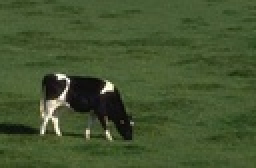
%> input picture cv_lab05_image segmentation/cv_lab05_code/cow.jpg, 128 x 84 px, shrunk from 300 x 196 before the run (shown 2 times larger)
$ octave --eval "run_ex5;"   (GNU Octave 9; MATLAB toolbox functions it lacks are replaced by stand-ins)
%> lines starting %> are read from the running program, lines starting %| are printed output that depends on the picture
### cv_lab05_image segmentation/cv_lab05_code/EM.m
function [map cluster] = EM(img)
img = im2double(img);
[m,n,d]=size(img);
A=reshape(img,[],d);
k=5;
% use function generate_mu to initialize mus
mu_init=generate_mu(A,k)
% use function generate_cov to initialize covariances
var_init=generate_cov(A,k)
alpha_init=ones(1,k)/k
P = expectation(mu_init,var_init,alpha_init,A);
threshold=0.0005;
premu=mu_init
distance=10;
% iterate between maximization and expectation
while distance>threshold
    [mu, var, alpha] = maximization(P, A);
    distance=norm(abs(mu-premu))
    P = expectation(mu,var,alpha,A);
    premu=mu;
end
mu
var
alpha
map=visualizeMostLikelySegments(img,alpha,mu,var);
cluster=mu';
end

### cv_lab05_image segmentation/cv_lab05_code/generate_mu.m
% Generate initial values for mu
% K is the number of segments

function mu = generate_mu(A, K)
d=size(A,2);
mu=zeros(d,K);
amax=max(A);
amin=min(A);
range = repmat((amax-amin)',1,K);
mu = range.*rand([d,K])+repmat(amin',1,K);
end

### cv_lab05_image segmentation/cv_lab05_code/generate_cov.m
% Generate initial values for the K
% covariance matrices

function cov_init = generate_cov(A, K)
d=size(A,2);
for i=1:d
    acov(i)=var(A(:,i));
end
for i=1:K
    cov_init(:,:,i)=[acov(1) 0 0;
    0 acov(2) 0;
    0 0 acov(3)];
end
end

### cv_lab05_image segmentation/cv_lab05_code/expectation.m
function P = expectation(mu,var,alpha,X)
[L,f]=size(X);
K = length(alpha);
y=zeros(L,K);
ysum=zeros(L,1);

for i=1:1:K
    y(:,i)=alpha(i)*mvnpdf(X,mu(:,i)',var(:,:,i));
    ysum=ysum+y(:,i);
end
P=bsxfun(@rdivide,y,ysum);
end

### cv_lab05_image segmentation/cv_lab05_code/maximization.m
function [mu, var, alpha] = maximization(P, X)
[L,K] = size(P);
f=size(X,2);
alpha=mean(P);
mu=bsxfun(@rdivide,X'*P,sum(P));
var=zeros(f,f,K);
for i=1:K
    y=zeros(f,f);
    for j=1:L
        d=X(j,:)'-mu(:,i);
        y=y+P(j,i)*(d*d');
    end
    var(:,:,i)=y/sum(P(:,i));
end
% [5 lines of commented-out code are left out]
end

### cv_lab05_image segmentation/cv_lab05_code/visualizeMostLikelySegments.m
function ids = visualizeMostLikelySegments(I,alpha,mu,cov)

% you may use this function to visualize the currently
% most likely segments memberships (e.g. for debugging)
% I contains the features and is of size m x n x d, where m x n is the size of the image
% and d is the dimension of the features (3 for Lab color)

% use imagesc to draw the image

I = im2double(I);
K = length(alpha);

scores = zeros(size(I,1),size(I,2),K);

for i=1:K
   Imat = reshape(I,[size(I,1)*size(I,2),size(I,3)]);
   muMat = repmat(mu(:,i),[1,size(I,1)*size(I,2)]);
   Imu = Imat'-muMat;
   covMat = cov(:,:,i)^-1;
   covMatImu = covMat*Imu;
   covMatImucovMat = sum(covMatImu.*Imu,1);
   lik = 1/((2*pi)^(0.5*K))*(det(covMat))^0.5 * exp(-0.5*covMatImucovMat);
   scores(:,:,i) = alpha(i) * reshape(lik,[size(I,1),size(I,2)]);
end

[s ids] = max(scores,[],3);
% figure;
% imagesc(ids);

end

### cv_lab05_image segmentation/cv_lab05_code/visualizeSegmentationResults.m
function visualizeSegmentationResults (map,vals)

% vals contains K values of dimension D
% in a K x D matrix

K = size(vals,1);
D = size(vals,2);

figure;
imagesc(map);

valImg = zeros(size(map,1),size(map,2),D);

for d=1:D
    valImgd = zeros(size(map,1),size(map,2));
    for k=1:K
        valImgd = valImgd + (map==k) * vals(k,d);
    end
    valImg(:,:,d) = valImgd;
end

% valImg = 255*(valImg);
figure;
imshow(valImg);

end

### cv_lab05_image segmentation/cv_lab05_code/exercise5.m
function run_ex5()
close all;
% load image
img = imread('cow.jpg');
%> img is the input picture: size 84x128x3 uint8; mean R, G, B 68, 84.8, 47.4
% for faster debugging you might want to decrease the size of your image
img= imresize(img, 1);
% (especially for the mean-shift part!)

figure, imshow(img), title('original image')

% smooth image (6.1a)
% (replace the following line with your code for the smoothing of the image)
f=fspecial('gaussian',[5 5],5);
imgSmoothed = imfilter(img,f);
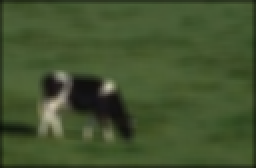
%> imgSmoothed: size 84x128x3 uint8 (shown 2 times larger); mean R, G, B 66.5, 82.9, 46.4
figure, imshow(imgSmoothed), title('smoothed image')

% convert to L*a*b* image (6.1b)
% (replace the folliwing line with your code to convert the image to lab
% space
cform = makecform('srgb2lab');
imglab= applycform(imgSmoothed,cform);
%> imglab: size 84x128x3 uint8; mean of channels 1, 2, 3 84, 116, 147.1
figure, imshow(imglab), title('l*a*b* image')

% (6.2)
% [mapMS peak] = meanshiftSeg(imglab)
% visualizeSegmentationResults (mapMS,peak);

% (6.3)
[mapEM cluster] = EM(imglab);
%> in EM, `img = im2double(img);`: img: size 84x128x3 double; mean of channels 1, 2, 3 0.329, 0.455, 0.577
%> in generate_mu, `amax=max(A);`: amax = [0.792 0.518 0.6]
%> in generate_mu, `amin=min(A);`: amin = [0.0431 0.435 0.49]
%> in generate_mu, `range = repmat((amax-amin)',1,K);`: range = [0.749 0.749 0.749 0.749 0.749; 0.0824 0.0824 0.0824 0.0824 0.0824; 0.11 0.11 0.11 0.11 0.11]
%> in EM, `mu_init=generate_mu(A,k)`: mu_init = [0.676 0.237 0.63 0.48 0.254; 0.498 0.477 0.46 0.51 0.498; 0.536 0.535 0.543 0.546 0.558]
%> after the loop in generate_cov, `for i=1:d`: acov = [0.00675 0.000211 0.000354]
%> in EM, `premu=mu_init`: premu has the same summary as mu_init
%> the loop in EM, `while distance>threshold` made 41 passes
%> (alpha, distance) on passes 1 to 12: ([0.00973 0.621 0.102 0.0147 0.253], 0.28), ([0.0128 0.579 0.155 0.0251 0.228], 0.0373), ([0.0136 0.441 0.308 0.0364 0.201], 0.0437), ([0.014 0.29 0.443 0.0454 0.208], 0.0431), ([0.0147 0.216 0.486 0.0492 0.234], 0.0297), ([0.0156 0.187 0.492 0.0499 0.255], 0.0192), ([0.0167 0.176 0.489 0.0494 0.269], 0.0141), ([0.0181 0.172 0.483 0.0485 0.279], 0.0139), ([0.0199 0.169 0.476 0.0471 0.287], 0.0158), ([0.0222 0.168 0.469 0.0454 0.295], 0.0178), ([0.0249 0.168 0.463 0.0434 0.301], 0.0182), ([0.0278 0.168 0.456 0.0413 0.307], 0.0168)
%> in EM, `mu`: mu = [0.436 0.206 0.359 0.275 0.341; 0.474 0.47 0.449 0.504 0.449; 0.566 0.551 0.582 0.522 0.587]
%> in EM, `alpha`: alpha = [0.0573 0.166 0.371 0.0198 0.386]
%> in visualizeMostLikelySegments, `[s ids] = max(scores,[],3);`:
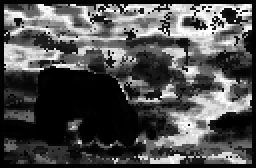
%> s: size 84x128 double (shown 2 times larger); min 0.112, max 20942.7, mean 6512; drawn with min black and max white
%> in visualizeMostLikelySegments, `[s ids] = max(scores,[],3);`:
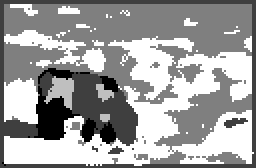
%> ids: size 84x128 double (shown 2 times larger); min 1, max 5, mean 3.5; drawn with min black and max white
%> in EM, `cluster=mu';`: cluster = [0.436 0.474 0.566; 0.206 0.47 0.551; 0.359 0.449 0.582; 0.275 0.504 0.522; 0.341 0.449 0.587]
visualizeSegmentationResults (mapEM,cluster);
%> in visualizeSegmentationResults, `imagesc(map);`:
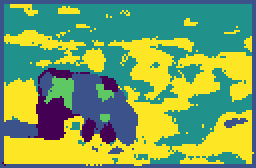
%> displayed picture: size 84x128x3, on the screen's scale of 0 to 255 (shown 2 times larger); mean R, G, B 122, 160.8, 97.8
%> after the loop in visualizeSegmentationResults, `for d=1:D`: valImg: size 84x128x3 double; mean of channels 1, 2, 3 0.33, 0.455, 0.577

end
